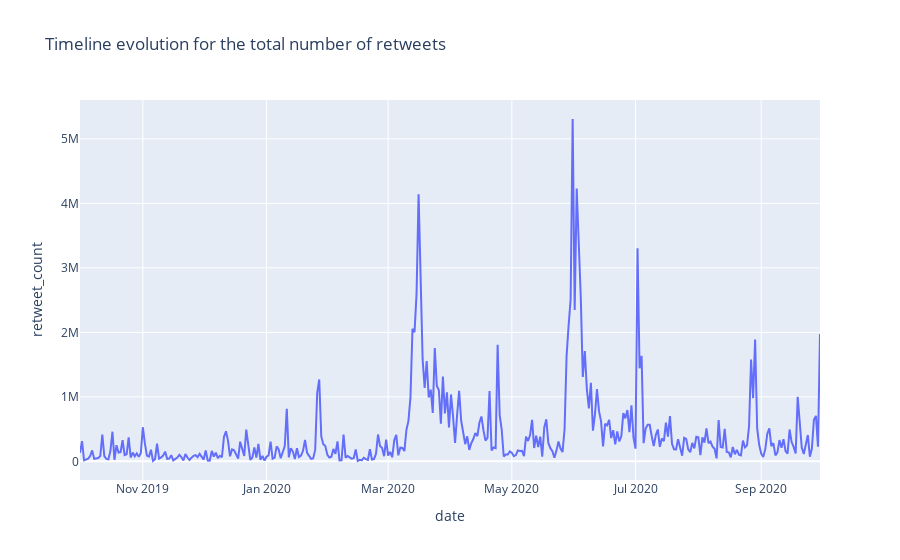

Source (notebook cell):
### Code cell
import plotly.express as px

fig = px.line(retweet_count_df, x="date", y="retweet_count", title='Timeline evolution for the total number of retweets')
fig.show()

### Figure 1 — Plotly figure (JSON) as saved in the notebook; plotly's stock layout.template omitted (floating-point values rounded to 4 significant figures; data arrays with more than 128 entries replaced by an {"elided": "..."} marker saying what was removed)
{"data": [{"hovertemplate": "date=%{x}<br>retweet_count=%{y}<extra></extra>", "legendgroup": "", "line": {"color": "#636efa", "dash": "solid"}, "marker": {"symbol": "circle"}, "mode": "lines", "name": "", "orientation": "v", "showlegend": false, "type": "scatter", "x": {"elided": "366 str values"}, "xaxis": "x", "y": {"elided": "366 int values"}, "yaxis": "y"}], "layout": {"legend": {"tracegroupgap": 0}, "title": {"text": "Timeline evolution for the total number of retweets"}, "xaxis": {"anchor": "y", "domain": [0, 1], "title": {"text": "date"}}, "yaxis": {"anchor": "x", "domain": [0, 1], "title": {"text": "retweet_count"}}}}
